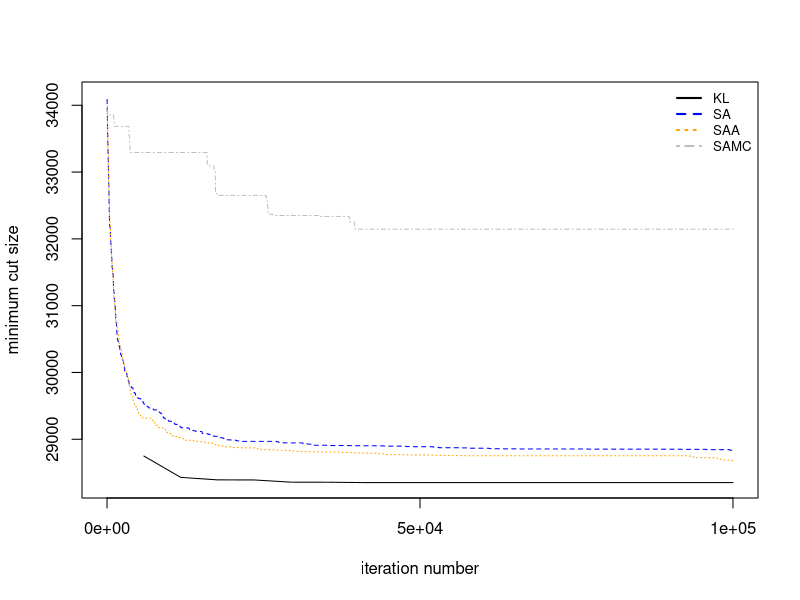
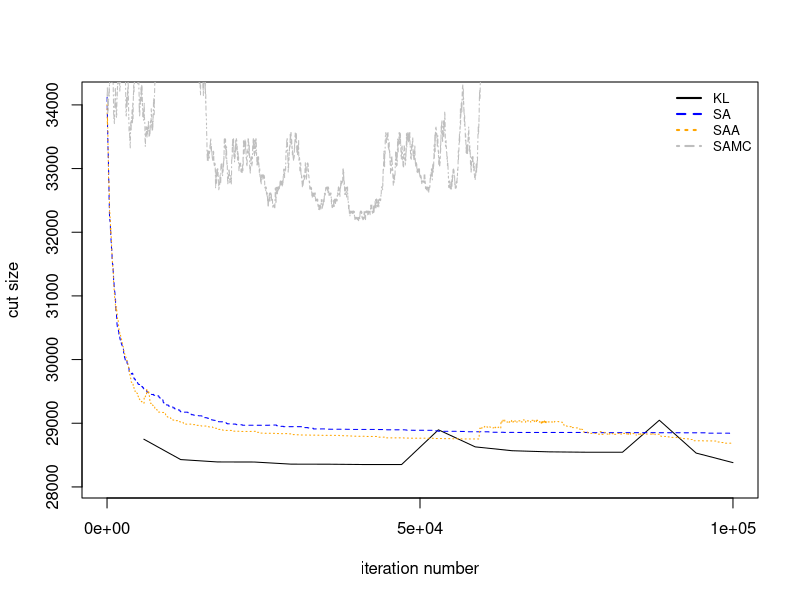
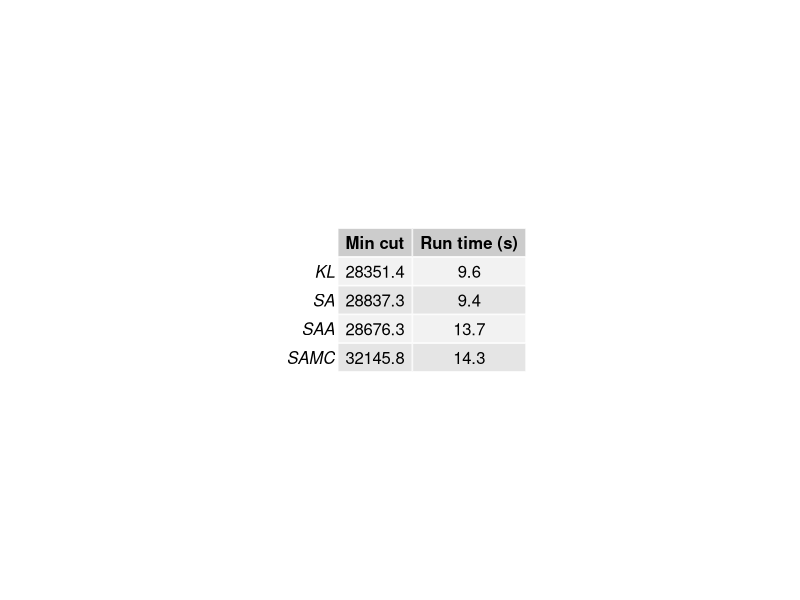

Here is the R script that generated these plots, in order: (Note: this script raises an error after producing the figures.)
set.seed(1000)
library(gridExtra)

# #####################################################
#
# Auxillary functions.
#
# #####################################################
#Generate data set for t-test.
generate_data <- function(n = 100, block = TRUE, weights = c(2, 2, 1)) {
  if(block) {
    n <- n/2
    W_top <- matrix(round(runif(n^2)*weights[1]), nrow = n, ncol = n)
    W_bottom <- matrix(round(runif(n^2)*weights[2]), nrow = n, ncol = n)
    epsilon <- matrix(runif(n^2)*weights[3], nrow = n, ncol = n)
    W <- rbind(cbind(W_top + t(W_top), epsilon),
               cbind(epsilon, W_bottom + t(W_bottom)))
    diag(W) <- 0
    return(W)
  } else {
    W <- matrix(0, nrow = n, ncol = n)
    for(i in 1:n) {
      if(runif(1) > 0.1) {
        m <- rbinom(1, n, 0.05)
        latent_vars <- sample((1:n)[-i], m)
        vals <- runif(m)*weights[1]
        W[i, latent_vars] <- W[i, latent_vars] + vals
        W[latent_vars, i] <- W[i, latent_vars] + vals
      }
    }
    return((W + t(W))/2)
  }
  # out_degree <- rnbinom(n, ceiling(0.1*n), mu = ceiling(0.1*n))
  # out_degree[which(out_degree < 1)] <- 1
  # out_degree[which(out_degree > (n - 1))] <- n - 1
  # graph <- get.adjacency(sample_degseq(out_degree, method = "simple.no.multiple"))
  # graph
  # return(graph)
  # plot(graph)
  
}

# W: 2n by 2n adjacency matrix
# A: vector of size n containing the indicies for one partition.
# a: include if cost of only one node is desired; assumed that a is in A.
external_cost <- function(W, A, a = NULL) {
  if(!is.null(a)) {
    return(sum(W[a, -A]))
  }
  c <- rep(0, nrow(W))
  c[A] <- apply(W[A, -A], 1, sum)
  c[-A] <- apply(W[-A, A], 1, sum)
  return(c)
}

# W: 2n by 2n adjacency matrix
# A: vector of size n containing the indicies for one partition.
# a: include if cost of only one node is desired; assumed that a is in A.
internal_cost <- function(W, A, a = NULL) {
  if(!is.null(a)) {
    return(sum(W[a, A]))
  }
  c <- rep(0, nrow(W))
  c[A] <- apply(W[A, A], 1, sum)
  c[-A] <- apply(W[-A, -A], 1, sum)
  return(c)
}

#Swap two nodes between partitions A and -A.
move <- function(W, A) {
  B <- (1:(2*length(A)))[-A]
  a <- sample(A, 1)
  b <- sample(B, 1)
  delta_t <- internal_cost(W, A, a) + internal_cost(W, B, b) -
    external_cost(W, A, a) - external_cost(W, B, b) + 2*W[a, b]
  A_new <- A
  A_new[which(A == a)] <- b
  return(list(A_new = A_new, delta_t = delta_t))
}

cut_size <- function(W, A) {
  if(length(unique(A)) != length(A)) {
    stop("A should contain unique elements.")
  }
  return(sum(external_cost(W, A)[A]))
}

#Find which subset t belongs to in the sampling space partition.
get_partition_index<-function(t, E){
  m <- length(E)
  #First check edge cases.
  if(t < E[1]) {
    return(1)
  } else if (t >= E[m]) {
    return(m + 1)
  } 
  
  #Binary search to find which subset contains t.
  binary_search <- function(t, indicies) {
    m <- length(indicies)
    if(m == 1) {
      if(t < E[indicies]) {
        return(indicies)
      } else {
        return(indicies + 1)
      }
    }
    i <- ceiling(m/2) + 1 #Start in the middle of the set of indicies.
    if(t >= E[indicies[i - 1]] && t < E[indicies[i]]) {
      return(indicies[i])
    }
    if(t < E[indicies[i - 1]]) {
      return(binary_search(t, indicies[1:(i - 1)]))
    } else {
      return(binary_search(t, indicies[i:m]))
    }
  }
  
  return(binary_search(t, 2:m))
}



## Approximate bisection
# returns a bisection of the graph that minimizes the cost using Kernighan/Lin Algorithm
# http://www.eecs.berkeley.edu/~demmel/cs267/lecture18/lecture18.html#link_4.2
# partition<-approximateBisection(W)
# W is symmetric matrix of size 2Nx2N made of non-negative values.
# partition is a list of two vectors of N indices.
# C.Ladroue
# #####################################################
#
# KL
#
# #####################################################
KL <- function(W, A = NULL){
  #minimumGain <- 1e-5 
  #minimum value for gain,
  # setting it to 0 might lead to infinite loop due to numerical inaccuracy
  
  N <- dim(W)[1] # number of elements
  m <- N/2
  
  # start off with a random partition
  if(is.null(A)) {
    A <- sample(1:N,N/2,replace=FALSE)
  }
  B <- (1:N)[-A]
  
  DA <- rowSums(W[A,B]) - rowSums(W[A,A]) + diag(W[A,A])
  DB <- rowSums(W[B,A]) - rowSums(W[B,B]) + diag(W[B,B])
  unmarkedA<-1:m
  unmarkedB<-1:m
  markedA<-rep(0,m)
  markedB<-rep(0,m)
  gains<-rep(0,m)
  for(k in 1:m){
    
    dimension<-m+1-k
    fasterGain<-matrix(DA[unmarkedA],nrow=dimension,ncol=dimension,byrow=FALSE)+
      matrix(DB[unmarkedB],nrow=dimension,ncol=dimension,byrow=TRUE)-
      2*W[A[unmarkedA],B[unmarkedB]]
    # mark the best pair
    best<-arrayInd(which.max(fasterGain),.dim=c(dimension,dimension))
    besti<-unmarkedA[best[1]]
    bestj<-unmarkedB[best[2]]
    bestGain<-fasterGain[best]
    markedA[k]<-unmarkedA[best[1]]
    markedB[k]<-unmarkedB[best[2]]
    unmarkedA<-unmarkedA[-best[1]]
    unmarkedB<-unmarkedB[-best[2]]
    # record gain
    gains[k]<-bestGain
    
    # update D for unmarked indices 
    DA[unmarkedA]<-DA[unmarkedA]+2*W[A[unmarkedA],A[besti]]-2*W[A[unmarkedA],B[bestj]]
    DB[unmarkedB]<-DB[unmarkedB]+2*W[B[unmarkedB],B[bestj]]-2*W[B[unmarkedB],A[besti]]
  }
  gains<-cumsum(gains)
  bestPartition<-which.max(gains)
  maxGain<-gains[bestPartition]
  if(maxGain>0){ 
    # swap best pairs
    A1<-c(A[-markedA[1:bestPartition]],B[markedB[1:bestPartition]])
    B1<-c(B[-markedB[1:bestPartition]],A[markedA[1:bestPartition]])
    A<-A1
    B<-B1
  }
  
  list(A = A, B = B, max_gain = maxGain)
}


# #####################################################
#
# Simulated annealing.
#
# #####################################################
#Simulated Annealing algorithm.
SA <- function(W, A = NULL, initial_t = 50, MAX_ITER = 10^5) {
  if(nrow(W) %% 2 != 0) {
    stop("W should have an even number of nodes.")
  }
  n <- nrow(W)/2 
  if(is.null(A)) {
    A <- sample(1:(2*n), n)
  }
  
  #Compute cut size of initial partition.
  t <- cut_size(W, A)
  temp <- initial_t
  
  #Maintain history of minimum cut sizes.
  t_history <- rep(0, MAX_ITER/10)
  min_t_history <- rep(0, MAX_ITER/10)
  t_history[1] <- t
  min_t_history[1] <- t
  min_t <- t
  min_A <- A
  
  #Begin SA:
  for(i in 1:MAX_ITER) {
    changes <- move(W, A)
    A_new <- changes$A_new
    delta_t <- changes$delta_t
    t_new <- t + delta_t
    
    #Determine if new tour should be accepted.
    if(delta_t < 0) {
      A <- A_new
      t <- t_new
    } else if(exp(-delta_t/temp) > runif(1, 0, 1)) {
      A <- A_new
      t <- t_new
    }
    
    #Cool the temperature (square root cooling rate).
    temp <- initial_t/sqrt(i)
    
    #Update history of cut sizes.
    if(t_new < min_t) {
      min_A <- A      
      min_t <- t_new
    }
    if(i %% 10 == 0) {
      t_history[i/10] <- t
      min_t_history[i/10] <- min_t
    }
  }
  
  return(list(A = min_A, t_history = t_history, 
              min_t_history = min_t_history, 
              iterations = MAX_ITER))
}


# #####################################################
#
# Stochastic approximation annealing.
#
# #####################################################
SAA <- function(W, A = NULL, initial_t = 60, MAX_ITER = 10^4,
                E = seq(10000, 12000, length.out = 100),
                PI = NULL, t0 = 1000) {
  
  if(nrow(W) %% 2 != 0) {
    stop("W should have an even number of nodes.")
  }
  n <- nrow(W)/2 
  if(is.null(A)) {
    A <- sample(1:(2*n), n)
  }
  m <- length(E)
  
  # Define initial values for SAA
  #PI <- (m + 1):1/((m + 2)*(m + 1)/2)
  PI <- exp(-0.05*(1:(m + 1) - 1)); PI <- PI / sum(PI)
  #PI <- rep(1/(m + 1), m + 1)
  gamma <- t0/(pmax(t0, 1:MAX_ITER))
  theta <- rep(0, m + 1)
  
  #Compute cut size of initial partition.
  t <- cut_size(W, A)
  
  #Find E index of current cut size.
  index <- get_partition_index(t, E)
  
  #Initialize the temperature
  temp <- initial_t
  
  #Maintain history of minimum cut sizes.
  t_history <- rep(0, MAX_ITER/10)
  min_t_history <- rep(0, MAX_ITER/10)
  t_history[1] <- t
  min_t_history[1] <- t
  min_t <- t
  min_A <- A
  
  #Begin SAA:
  for(i in 1:MAX_ITER) {
    #Sample a new tour.
    changes <- move(W, A)
    A_new <-changes$A_new
    delta_t <- changes$delta_t
    t_new <- t + delta_t
    
    #Determine if new tour should be accepted.
    if(delta_t < 0) { 
      A <- A_new
      t <- t_new
      index <- get_partition_index(t, E)
    } else {
      u <- runif(1, 0, 1) 
      new_index <- get_partition_index(t + delta_t, E)
      if(exp(-delta_t/temp + theta[index] - theta[new_index]) > u){
        A <- A_new
        t <- t_new
        index <- new_index
      } 
    }
    
    #Update theta.
    indicator <- rep(0, m + 1)
    indicator[index] <- 1
    theta <- theta + gamma[i]*(indicator - PI)
    
    #Cool the temperature (square root cooling rate).
    temp <- initial_t/sqrt(i)
    
    #Update history of cut sizes.
    if(t_new < min_t) {
      min_A <- A      
      min_t <- t_new
    }
    if(i %% 10 == 0) {
      t_history[i/10] <- t
      min_t_history[i/10] <- min_t
    }
  }
  
  return(list(A = min_A, t_history = t_history, 
              min_t_history = min_t_history, 
              iterations = MAX_ITER))
}

# #####################################################
#
# KL algorithm
#
# #####################################################
#Returns the right tail probability at t.
# KL <- function(W, A = NULL) {
#   n <- nrow(W)
#   if(n %% 2 != 0) {
#     stop("W should have an even number of verticies.")
#   }
#   if(is.null(A)) {
#     A <- 1:(n/2)
#   }
#   
#   unlocked <- 1:n
#   
#   E <- external_cost(W, A)
#   I <- internal_cost(W, A)
#   D <- E - I
# }



# #####################################################
#
# SAMC
#
# #####################################################
SAMC <- function(W, A = NULL, MAX_ITER = 10^5, E = seq(1100, 1400, length.out = 100),
                 PI = NULL, t0 = 5000) {
  if(nrow(W) %% 2 != 0) {
    stop("W should have an even number of nodes.")
  }
  n <- nrow(W)/2 
  if(is.null(A)) {
    A <- sample(1:(2*n), n)
  }
  m <- length(E)
  
  #Initialize variables for SAMC.
  #PI <- (m + 1):1/((m + 2)*(m + 1)/2)
  PI <- exp(-0.05*(1:(m + 1) - 1)); PI <- PI / sum(PI)
  #PI <- rep(1/(m + 1), m + 1)
  gamma <- t0/(pmax(t0, 1:MAX_ITER))
  theta <- rep(0, m + 1)
  
  #Find the sampling partition index of the current cut size.
  t <- cut_size(W, A)
  partition_index <- get_partition_index(t, E)
  
  #Maintain history of minimum cut sizes.
  t_history <- rep(0, MAX_ITER/10)
  min_t_history <- rep(0, MAX_ITER/10)
  t_history[1] <- t
  min_t_history[1] <- t
  min_t <- t
  min_A <- A
  
  for(i in 2:MAX_ITER) {
    #Generate a permutation from the given sample.
    changes <- move(W, A)
    A_new <-changes$A_new
    delta_t <- changes$delta_t
    
    #Find the partition index of this t-statistic.
    t_new <- t + delta_t
    partition_index_new <- get_partition_index(t_new, E)
    
    #Compute the MH ratio.
    r <- exp(theta[partition_index] - theta[partition_index_new])
    
    if(r > runif(1)) {
      A <- A_new
      t <- t_new
      partition_index <- partition_index_new
    } else {
      #Do nothing.
    }
    
    #Update theta (based on whether this cut size was accepted).
    indicator <- rep(0, m + 1)
    indicator[partition_index] <- 1
    theta <- theta + gamma[i]*(indicator - PI)
    
    #Update history of cut sizes.
    if(t_new < min_t) {
      min_A <- A      
      min_t <- t_new
    }
    if(i %% 10 == 0) {
      t_history[i/10] <- t
      min_t_history[i/10] <- min_t
    }
    
  }
  
  return(list(A = min_A, t_history = t_history, 
              min_t_history = min_t_history, 
              iterations = MAX_ITER, theta = theta, PI = PI, E = E))
}


# #####################################################
#
# Simulations
#
# #####################################################
# library(igraph)
# Y <- W
# Y[A, -A] <- 0
# Y[-A, A] <- 0
# Y[A, A] <- 1
# Y[-A, -A] <- 1
# membership <- rep(0, n)
# membership[A] <- 1
# #g1 <- graph_from_adjacency_matrix(W, weighted = TRUE, mode = "undirected")
# #E(g1)$color
# #group <- groups(list(membership = membership))
# #tkplot(g1)
# 
# 
# 
n = 1000
iter <- 10^5
W <- generate_data(n = n, block = FALSE)
# ##############
# KL
# ##############
start_time <- proc.time()
result1 <- KL(W)
timeA1 <- proc.time() - start_time
A1 <- result1$A
cutA1 <- cut_size(W, A1)

# ##############
# SA
# ##############
#Initial temperature is cutA1*0.1/log(2); this enables a 50% chance
# of accepting a 10% upward move, initially.
start_time <- proc.time()
result2 <- SA(W, initial_t = 100, MAX_ITER = iter)
timeA2 <- proc.time() - start_time
A2 <- result2$A
cutA2 <- cut_size(W, A2)

# ############################################
# Continue KL for similar computation time.
# ############################################
A1_cut_history <- cutA1
min_A1_cut_history <- cutA1
start_time <- proc.time() - timeA1
i <- 2
while(timeA1[[3]] < timeA2[[3]]) {
  if(result1$max_gain > 1e-04) {
    result1 <- KL(W, result1$A)
  } else {
    result1 <- KL(W)
  }
  timeA1 <- proc.time() - start_time
  cutA1_new <- cut_size(W, result1$A)
  A1_cut_history <- c(A1_cut_history, cutA1_new)
  if(cutA1_new < min_A1_cut_history[i - 1]) {
    A1 <- result1$A
    cutA1 <- cutA1_new
    min_A1_cut_history <- c(min_A1_cut_history, cutA1)
  } else {
    min_A1_cut_history <- c(min_A1_cut_history, min_A1_cut_history[i - 1])
  }
  i <- i + 1
}

# ##############
# SAA
# ##############
start_time <- proc.time()
result3 <- SAA(W, E = seq(cutA1, cutA1*2, length.out = 300), 
               initial_t = 100, MAX_ITER = iter)
timeA3 <- proc.time() - start_time
A3 <- result3$A
cutA3 <- cut_size(W, A3)

# ##############
# SAMC
# ##############
start_time <- proc.time()
result4 <- SAMC(W, E = seq(cutA1, cutA1*2, length.out = 300),
                MAX_ITER = iter)
timeA4 <- proc.time() - start_time
A4 <- result4$A
cutA4 <- cut_size(W, A4)


# #####################################################
#
# Results
#
# #####################################################
png(paste("images/graph_min_cut_n", n, "_iter", iter, ".png", sep = ""), 
    2000, 2000, res = 500)
colors <- c("black", "blue", "orange", "gray")
plot((1:length(min_A1_cut_history))*iter/length(min_A1_cut_history), 
     min_A1_cut_history, type = "l",
     xlim = c(0, iter),
     ylim = c(min(cutA1, cutA2, cutA3, cutA4), max(result2$t_history)),
     ylab = "minimum cut size", xlab = "iteration number",
     col = colors[1], lty = 1, xaxt = "n")
axis(1, at = 0:2*iter/2)
if(length(A1_cut_history) == 1) {
  lines(c(0, iter), rep(cutA1, 2), lty = 1, col = colors[1])
}
lines((1:(result2$iterations/10))*10, result2$min_t_history,
      col = colors[2], lty = 2)
lines((1:(result3$iterations/10))*10, result3$min_t_history, 
      col = colors[3], lty = 3)
lines((1:(result4$iterations/10))*10, result4$min_t_history, 
      col = colors[4], lty = 4)
legend("topright", c("KL", "SA", "SAA", "SAMC"), cex = 0.8, col = colors, 
       lty = 1:4, lwd = 2, bty = "n")
dev.off()

png(paste("images/graph_cut_n", n, "_iter", iter, ".png", sep = ""), 
    2000, 2000, res = 500)
colors <- c("black", "blue", "orange", "gray")
plot((1:length(A1_cut_history))*iter/length(A1_cut_history), 
     A1_cut_history, type = "l",
     xlim = c(0, iter),
     ylim = c(0.99*min(cutA1, cutA2, cutA3, cutA4), max(result2$t_history)),
     ylab = "cut size", xlab = "iteration number",
     col = colors[1], lty = 1, xaxt = "n")
axis(1, at = 0:2*iter/2)
if(length(A1_cut_history) == 1) {
  lines(c(0, iter), rep(cutA1, 2), lty = 1, col = colors[1])
}
lines((1:(result2$iterations/10))*10, result2$t_history,
      col = colors[2], lty = 2)
lines((1:(result3$iterations/10))*10, result3$t_history, 
      col = colors[3], lty = 3)
lines((1:(result4$iterations/10))*10, result4$t_history, 
      col = colors[4], lty = 4)
legend("topright", c("KL", "SA", "SAA", "SAMC"), cex = 0.8, col = colors, 
       lty = 1:4, lwd = 2, bty = "n")
dev.off()

png(paste("images/graph_vals_time_n", n, "_iter", iter, ".png", sep = ""), 
    400, 400, res = 100)
vals <- matrix(round(c(cutA1, cutA2, cutA3, cutA4), digits = 1), nrow = 4)
vals <- cbind(vals,
              matrix(round(c(timeA1[[3]], timeA2[[3]], timeA3[[3]], timeA4[[3]]), 
                           digits = 1), nrow = 4))
colnames(vals) <- c("Min cut", "Run time (s)")
rownames(vals) <- c("KL", "SA", "SAA", "SAMC")
grid.table(vals)
dev.off()

png(paste("images/graph_time_n", n, "_iter", iter, ".png", sep = ""), 
    400, 400, res = 100)
vals <- 
colnames(vals) <- "Run time (s)"
rownames(vals) <- c("KL", "SA", "SAA", "SAMC")
grid.table(vals)
dev.off()

cutA1
cutA2
cutA3
cutA4

timeA1
timeA2
timeA3
timeA4


